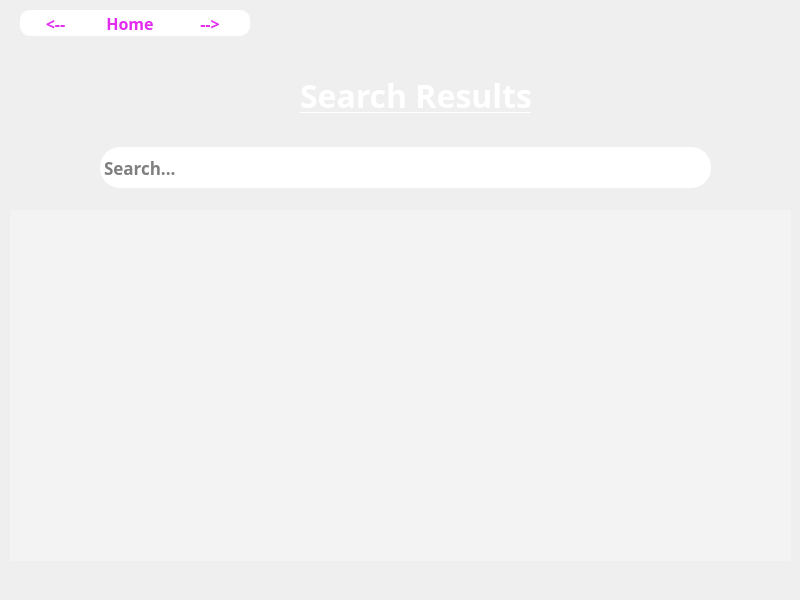
<?xml version="1.0" encoding="UTF-8"?>
<ui version="4.0">
 <class>querywindow</class>
 <widget class="QDialog" name="querywindow">
  <property name="geometry">
   <rect>
    <x>0</x>
    <y>0</y>
    <width>800</width>
    <height>600</height>
   </rect>
  </property>
  <property name="windowTitle">
   <string>Query Results</string>
  </property>
  <widget class="QScrollArea" name="resultsPlaceholder">
   <property name="geometry">
    <rect>
     <x>10</x>
     <y>210</y>
     <width>781</width>
     <height>351</height>
    </rect>
   </property>
   <property name="styleSheet">
    <string notr="true">QScrollArea {
  background-color: rgba(255, 255, 255, 50);  /* Semi-transparent white */
  border: none;                                /* Optional: remove the border */
}</string>
   </property>
   <property name="widgetResizable">
    <bool>true</bool>
   </property>
   <widget class="QWidget" name="scrollAreaWidgetContents">
    <property name="geometry">
     <rect>
      <x>0</x>
      <y>0</y>
      <width>781</width>
      <height>351</height>
     </rect>
    </property>
    <property name="styleSheet">
     <string notr="true">background-color: rgba(255, 255, 255, 20);</string>
    </property>
   </widget>
  </widget>
  <widget class="QLabel" name="bg">
   <property name="geometry">
    <rect>
     <x>0</x>
     <y>-31</y>
     <width>831</width>
     <height>601</height>
    </rect>
   </property>
   <property name="text">
    <string/>
   </property>
   <property name="pixmap">
    <pixmap>../purple.jpg</pixmap>
   </property>
   <property name="scaledContents">
    <bool>true</bool>
   </property>
  </widget>
  <widget class="QLabel" name="label">
   <property name="geometry">
    <rect>
     <x>300</x>
     <y>70</y>
     <width>241</width>
     <height>51</height>
    </rect>
   </property>
   <property name="font">
    <font>
     <family>Agency FB</family>
     <pointsize>24</pointsize>
     <italic>false</italic>
     <bold>true</bold>
     <underline>true</underline>
    </font>
   </property>
   <property name="styleSheet">
    <string notr="true">color: white</string>
   </property>
   <property name="text">
    <string>Search Results</string>
   </property>
  </widget>
  <widget class="QLineEdit" name="searchText2">
   <property name="geometry">
    <rect>
     <x>100</x>
     <y>147</y>
     <width>611</width>
     <height>41</height>
    </rect>
   </property>
   <property name="font">
    <font>
     <family>Agency FB</family>
     <pointsize>13</pointsize>
     <bold>true</bold>
    </font>
   </property>
   <property name="styleSheet">
    <string notr="true">
QLineEdit {
    border: 2px solid white;        /* Example border */
    border-radius: 20px;           /* Adjust border radius as needed */
	background-color: white;
                  
	color: black;
}</string>
   </property>
   <property name="readOnly">
    <bool>true</bool>
   </property>
   <property name="placeholderText">
    <string>Search...</string>
   </property>
  </widget>
  <widget class="QPushButton" name="forwardButton2">
   <property name="geometry">
    <rect>
     <x>170</x>
     <y>10</y>
     <width>80</width>
     <height>26</height>
    </rect>
   </property>
   <property name="palette">
    <palette>
     <active>
      <colorrole role="WindowText">
       <brush brushstyle="SolidPattern">
        <color alpha="255">
         <red>0</red>
         <green>179</green>
         <blue>0</blue>
        </color>
       </brush>
      </colorrole>
      <colorrole role="Button">
       <brush brushstyle="SolidPattern">
        <color alpha="255">
         <red>255</red>
         <green>255</green>
         <blue>255</blue>
        </color>
       </brush>
      </colorrole>
      <colorrole role="Text">
       <brush brushstyle="SolidPattern">
        <color alpha="255">
         <red>227</red>
         <green>42</green>
         <blue>240</blue>
        </color>
       </brush>
      </colorrole>
      <colorrole role="ButtonText">
       <brush brushstyle="SolidPattern">
        <color alpha="255">
         <red>0</red>
         <green>170</green>
         <blue>0</blue>
        </color>
       </brush>
      </colorrole>
      <colorrole role="Base">
       <brush brushstyle="SolidPattern">
        <color alpha="255">
         <red>255</red>
         <green>255</green>
         <blue>255</blue>
        </color>
       </brush>
      </colorrole>
      <colorrole role="Window">
       <brush brushstyle="SolidPattern">
        <color alpha="255">
         <red>255</red>
         <green>255</green>
         <blue>255</blue>
        </color>
       </brush>
      </colorrole>
      <colorrole role="PlaceholderText">
       <brush brushstyle="SolidPattern">
        <color alpha="128">
         <red>227</red>
         <green>42</green>
         <blue>240</blue>
        </color>
       </brush>
      </colorrole>
     </active>
     <inactive>
      <colorrole role="WindowText">
       <brush brushstyle="SolidPattern">
        <color alpha="255">
         <red>0</red>
         <green>179</green>
         <blue>0</blue>
        </color>
       </brush>
      </colorrole>
      <colorrole role="Button">
       <brush brushstyle="SolidPattern">
        <color alpha="255">
         <red>255</red>
         <green>255</green>
         <blue>255</blue>
        </color>
       </brush>
      </colorrole>
      <colorrole role="Text">
       <brush brushstyle="SolidPattern">
        <color alpha="255">
         <red>227</red>
         <green>42</green>
         <blue>240</blue>
        </color>
       </brush>
      </colorrole>
      <colorrole role="ButtonText">
       <brush brushstyle="SolidPattern">
        <color alpha="255">
         <red>0</red>
         <green>170</green>
         <blue>0</blue>
        </color>
       </brush>
      </colorrole>
      <colorrole role="Base">
       <brush brushstyle="SolidPattern">
        <color alpha="255">
         <red>255</red>
         <green>255</green>
         <blue>255</blue>
        </color>
       </brush>
      </colorrole>
      <colorrole role="Window">
       <brush brushstyle="SolidPattern">
        <color alpha="255">
         <red>255</red>
         <green>255</green>
         <blue>255</blue>
        </color>
       </brush>
      </colorrole>
      <colorrole role="PlaceholderText">
       <brush brushstyle="SolidPattern">
        <color alpha="128">
         <red>227</red>
         <green>42</green>
         <blue>240</blue>
        </color>
       </brush>
      </colorrole>
     </inactive>
     <disabled>
      <colorrole role="WindowText">
       <brush brushstyle="SolidPattern">
        <color alpha="255">
         <red>227</red>
         <green>42</green>
         <blue>240</blue>
        </color>
       </brush>
      </colorrole>
      <colorrole role="Button">
       <brush brushstyle="SolidPattern">
        <color alpha="255">
         <red>255</red>
         <green>255</green>
         <blue>255</blue>
        </color>
       </brush>
      </colorrole>
      <colorrole role="Text">
       <brush brushstyle="SolidPattern">
        <color alpha="255">
         <red>227</red>
         <green>42</green>
         <blue>240</blue>
        </color>
       </brush>
      </colorrole>
      <colorrole role="ButtonText">
       <brush brushstyle="SolidPattern">
        <color alpha="255">
         <red>227</red>
         <green>42</green>
         <blue>240</blue>
        </color>
       </brush>
      </colorrole>
      <colorrole role="Base">
       <brush brushstyle="SolidPattern">
        <color alpha="255">
         <red>255</red>
         <green>255</green>
         <blue>255</blue>
        </color>
       </brush>
      </colorrole>
      <colorrole role="Window">
       <brush brushstyle="SolidPattern">
        <color alpha="255">
         <red>255</red>
         <green>255</green>
         <blue>255</blue>
        </color>
       </brush>
      </colorrole>
      <colorrole role="PlaceholderText">
       <brush brushstyle="SolidPattern">
        <color alpha="128">
         <red>227</red>
         <green>42</green>
         <blue>240</blue>
        </color>
       </brush>
      </colorrole>
     </disabled>
    </palette>
   </property>
   <property name="font">
    <font>
     <family>Agency FB</family>
     <pointsize>12</pointsize>
     <bold>true</bold>
    </font>
   </property>
   <property name="styleSheet">
    <string notr="true">QPushButton {
color :rgb(227, 42, 240);
background-color:white;
  border: 1px solid white;
  border-top-left-radius: 0px;
  border-bottom-left-radius: 0px;
  border-top-right-radius: 10px;
  border-bottom-right-radius: 10px;
  border: 1px solid white;  /* Optional: Define the border thickness and color */
  /*padding: 10px;           /* Optional: Define padding for better appearance */
}
QPushButton:hover {
    color: white;
    border: 1px solid white;
    background-color: transparent;
}</string>
   </property>
   <property name="text">
    <string>--&gt;</string>
   </property>
  </widget>
  <widget class="QPushButton" name="refreshButton2">
   <property name="geometry">
    <rect>
     <x>90</x>
     <y>10</y>
     <width>80</width>
     <height>26</height>
    </rect>
   </property>
   <property name="palette">
    <palette>
     <active>
      <colorrole role="WindowText">
       <brush brushstyle="SolidPattern">
        <color alpha="255">
         <red>227</red>
         <green>42</green>
         <blue>240</blue>
        </color>
       </brush>
      </colorrole>
      <colorrole role="Button">
       <brush brushstyle="SolidPattern">
        <color alpha="255">
         <red>255</red>
         <green>255</green>
         <blue>255</blue>
        </color>
       </brush>
      </colorrole>
      <colorrole role="Text">
       <brush brushstyle="SolidPattern">
        <color alpha="255">
         <red>227</red>
         <green>42</green>
         <blue>240</blue>
        </color>
       </brush>
      </colorrole>
      <colorrole role="ButtonText">
       <brush brushstyle="SolidPattern">
        <color alpha="255">
         <red>0</red>
         <green>170</green>
         <blue>255</blue>
        </color>
       </brush>
      </colorrole>
      <colorrole role="Base">
       <brush brushstyle="SolidPattern">
        <color alpha="255">
         <red>255</red>
         <green>255</green>
         <blue>255</blue>
        </color>
       </brush>
      </colorrole>
      <colorrole role="Window">
       <brush brushstyle="SolidPattern">
        <color alpha="255">
         <red>255</red>
         <green>255</green>
         <blue>255</blue>
        </color>
       </brush>
      </colorrole>
      <colorrole role="PlaceholderText">
       <brush brushstyle="SolidPattern">
        <color alpha="128">
         <red>227</red>
         <green>42</green>
         <blue>240</blue>
        </color>
       </brush>
      </colorrole>
     </active>
     <inactive>
      <colorrole role="WindowText">
       <brush brushstyle="SolidPattern">
        <color alpha="255">
         <red>227</red>
         <green>42</green>
         <blue>240</blue>
        </color>
       </brush>
      </colorrole>
      <colorrole role="Button">
       <brush brushstyle="SolidPattern">
        <color alpha="255">
         <red>255</red>
         <green>255</green>
         <blue>255</blue>
        </color>
       </brush>
      </colorrole>
      <colorrole role="Text">
       <brush brushstyle="SolidPattern">
        <color alpha="255">
         <red>227</red>
         <green>42</green>
         <blue>240</blue>
        </color>
       </brush>
      </colorrole>
      <colorrole role="ButtonText">
       <brush brushstyle="SolidPattern">
        <color alpha="255">
         <red>0</red>
         <green>170</green>
         <blue>255</blue>
        </color>
       </brush>
      </colorrole>
      <colorrole role="Base">
       <brush brushstyle="SolidPattern">
        <color alpha="255">
         <red>255</red>
         <green>255</green>
         <blue>255</blue>
        </color>
       </brush>
      </colorrole>
      <colorrole role="Window">
       <brush brushstyle="SolidPattern">
        <color alpha="255">
         <red>255</red>
         <green>255</green>
         <blue>255</blue>
        </color>
       </brush>
      </colorrole>
      <colorrole role="PlaceholderText">
       <brush brushstyle="SolidPattern">
        <color alpha="128">
         <red>227</red>
         <green>42</green>
         <blue>240</blue>
        </color>
       </brush>
      </colorrole>
     </inactive>
     <disabled>
      <colorrole role="WindowText">
       <brush brushstyle="SolidPattern">
        <color alpha="255">
         <red>227</red>
         <green>42</green>
         <blue>240</blue>
        </color>
       </brush>
      </colorrole>
      <colorrole role="Button">
       <brush brushstyle="SolidPattern">
        <color alpha="255">
         <red>255</red>
         <green>255</green>
         <blue>255</blue>
        </color>
       </brush>
      </colorrole>
      <colorrole role="Text">
       <brush brushstyle="SolidPattern">
        <color alpha="255">
         <red>227</red>
         <green>42</green>
         <blue>240</blue>
        </color>
       </brush>
      </colorrole>
      <colorrole role="ButtonText">
       <brush brushstyle="SolidPattern">
        <color alpha="255">
         <red>227</red>
         <green>42</green>
         <blue>240</blue>
        </color>
       </brush>
      </colorrole>
      <colorrole role="Base">
       <brush brushstyle="SolidPattern">
        <color alpha="255">
         <red>255</red>
         <green>255</green>
         <blue>255</blue>
        </color>
       </brush>
      </colorrole>
      <colorrole role="Window">
       <brush brushstyle="SolidPattern">
        <color alpha="255">
         <red>255</red>
         <green>255</green>
         <blue>255</blue>
        </color>
       </brush>
      </colorrole>
      <colorrole role="PlaceholderText">
       <brush brushstyle="SolidPattern">
        <color alpha="128">
         <red>227</red>
         <green>42</green>
         <blue>240</blue>
        </color>
       </brush>
      </colorrole>
     </disabled>
    </palette>
   </property>
   <property name="font">
    <font>
     <family>Agency FB</family>
     <pointsize>12</pointsize>
     <bold>true</bold>
    </font>
   </property>
   <property name="styleSheet">
    <string notr="true">QPushButton {
  color :rgb(227, 42, 240);
background-color:white;
  border: 1px solid white;  /* Optional: Define the border thickness and color */
  /*padding: 10px;           /* Optional: Define padding for better appearance */
}
QPushButton:hover {
    color: white;
    border: 1px solid white;
    background-color: transparent;
}</string>
   </property>
   <property name="text">
    <string>Home</string>
   </property>
  </widget>
  <widget class="QPushButton" name="backButton2">
   <property name="geometry">
    <rect>
     <x>20</x>
     <y>10</y>
     <width>71</width>
     <height>26</height>
    </rect>
   </property>
   <property name="palette">
    <palette>
     <active>
      <colorrole role="WindowText">
       <brush brushstyle="SolidPattern">
        <color alpha="255">
         <red>227</red>
         <green>42</green>
         <blue>240</blue>
        </color>
       </brush>
      </colorrole>
      <colorrole role="Button">
       <brush brushstyle="SolidPattern">
        <color alpha="255">
         <red>255</red>
         <green>255</green>
         <blue>255</blue>
        </color>
       </brush>
      </colorrole>
      <colorrole role="Text">
       <brush brushstyle="SolidPattern">
        <color alpha="255">
         <red>227</red>
         <green>42</green>
         <blue>240</blue>
        </color>
       </brush>
      </colorrole>
      <colorrole role="ButtonText">
       <brush brushstyle="SolidPattern">
        <color alpha="255">
         <red>255</red>
         <green>0</green>
         <blue>0</blue>
        </color>
       </brush>
      </colorrole>
      <colorrole role="Base">
       <brush brushstyle="SolidPattern">
        <color alpha="255">
         <red>255</red>
         <green>255</green>
         <blue>255</blue>
        </color>
       </brush>
      </colorrole>
      <colorrole role="Window">
       <brush brushstyle="SolidPattern">
        <color alpha="255">
         <red>255</red>
         <green>255</green>
         <blue>255</blue>
        </color>
       </brush>
      </colorrole>
      <colorrole role="PlaceholderText">
       <brush brushstyle="SolidPattern">
        <color alpha="128">
         <red>227</red>
         <green>42</green>
         <blue>240</blue>
        </color>
       </brush>
      </colorrole>
     </active>
     <inactive>
      <colorrole role="WindowText">
       <brush brushstyle="SolidPattern">
        <color alpha="255">
         <red>227</red>
         <green>42</green>
         <blue>240</blue>
        </color>
       </brush>
      </colorrole>
      <colorrole role="Button">
       <brush brushstyle="SolidPattern">
        <color alpha="255">
         <red>255</red>
         <green>255</green>
         <blue>255</blue>
        </color>
       </brush>
      </colorrole>
      <colorrole role="Text">
       <brush brushstyle="SolidPattern">
        <color alpha="255">
         <red>227</red>
         <green>42</green>
         <blue>240</blue>
        </color>
       </brush>
      </colorrole>
      <colorrole role="ButtonText">
       <brush brushstyle="SolidPattern">
        <color alpha="255">
         <red>255</red>
         <green>0</green>
         <blue>0</blue>
        </color>
       </brush>
      </colorrole>
      <colorrole role="Base">
       <brush brushstyle="SolidPattern">
        <color alpha="255">
         <red>255</red>
         <green>255</green>
         <blue>255</blue>
        </color>
       </brush>
      </colorrole>
      <colorrole role="Window">
       <brush brushstyle="SolidPattern">
        <color alpha="255">
         <red>255</red>
         <green>255</green>
         <blue>255</blue>
        </color>
       </brush>
      </colorrole>
      <colorrole role="PlaceholderText">
       <brush brushstyle="SolidPattern">
        <color alpha="128">
         <red>227</red>
         <green>42</green>
         <blue>240</blue>
        </color>
       </brush>
      </colorrole>
     </inactive>
     <disabled>
      <colorrole role="WindowText">
       <brush brushstyle="SolidPattern">
        <color alpha="255">
         <red>227</red>
         <green>42</green>
         <blue>240</blue>
        </color>
       </brush>
      </colorrole>
      <colorrole role="Button">
       <brush brushstyle="SolidPattern">
        <color alpha="255">
         <red>255</red>
         <green>255</green>
         <blue>255</blue>
        </color>
       </brush>
      </colorrole>
      <colorrole role="Text">
       <brush brushstyle="SolidPattern">
        <color alpha="255">
         <red>227</red>
         <green>42</green>
         <blue>240</blue>
        </color>
       </brush>
      </colorrole>
      <colorrole role="ButtonText">
       <brush brushstyle="SolidPattern">
        <color alpha="255">
         <red>227</red>
         <green>42</green>
         <blue>240</blue>
        </color>
       </brush>
      </colorrole>
      <colorrole role="Base">
       <brush brushstyle="SolidPattern">
        <color alpha="255">
         <red>255</red>
         <green>255</green>
         <blue>255</blue>
        </color>
       </brush>
      </colorrole>
      <colorrole role="Window">
       <brush brushstyle="SolidPattern">
        <color alpha="255">
         <red>255</red>
         <green>255</green>
         <blue>255</blue>
        </color>
       </brush>
      </colorrole>
      <colorrole role="PlaceholderText">
       <brush brushstyle="SolidPattern">
        <color alpha="128">
         <red>227</red>
         <green>42</green>
         <blue>240</blue>
        </color>
       </brush>
      </colorrole>
     </disabled>
    </palette>
   </property>
   <property name="font">
    <font>
     <family>Agency FB</family>
     <pointsize>12</pointsize>
     <italic>false</italic>
     <bold>true</bold>
     <strikeout>false</strikeout>
    </font>
   </property>
   <property name="styleSheet">
    <string notr="true">QPushButton {
color :rgb(227, 42, 240);
background-color:white;
  border: 1px solid white;
  border-top-left-radius: 10px;
  border-bottom-left-radius: 10px;
  border-top-right-radius: 0px;
  border-bottom-right-radius: 0px;
  border: 1px solid white;  /* Optional: Define the border thickness and color */
  /*padding: 10px;           /* Optional: Define padding for better appearance */
}
QPushButton:hover {
    color: white;
    border: 1px solid white;
    background-color: transparent;
}</string>
   </property>
   <property name="text">
    <string>&lt;--</string>
   </property>
  </widget>
  <zorder>bg</zorder>
  <zorder>resultsPlaceholder</zorder>
  <zorder>searchText2</zorder>
  <zorder>forwardButton2</zorder>
  <zorder>refreshButton2</zorder>
  <zorder>backButton2</zorder>
  <zorder>label</zorder>
 </widget>
 <resources/>
 <connections/>
</ui>
